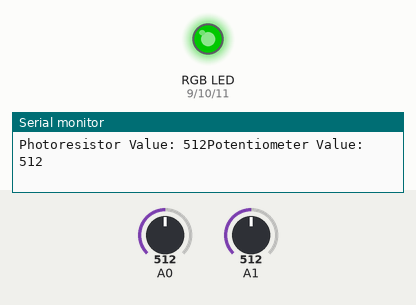
Recording of a sketch running on a simulated Arduino Uno, built with avr-gcc and run on an emulated ATmega328P. Parts: an RGB LED mixed from three pins (HIGH = lit), the last lines printed to the serial monitor. The test bench sets the inputs (shaded band); at power-on: A1 = 512, A0 = 512. Dim RGB values are drawn brighter than linear.

Above: at 1.2 s.
1.3 s: A1 set to 610
At 1.8 s:
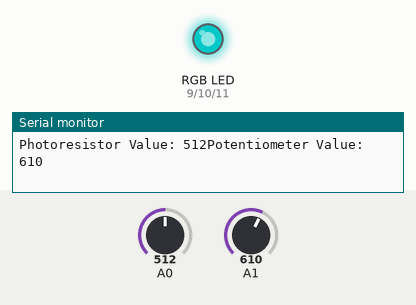
2.8 s: A0 set to 693
4.3 s: A0 set to 718
At 5.1 s:
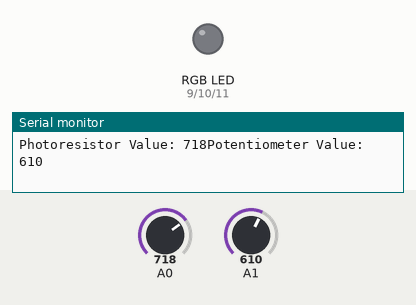
5.8 s: A0 set to 690
At 6.7 s:
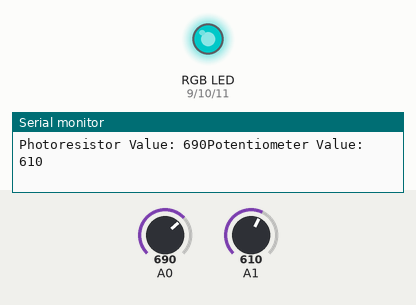
8.8 s: A1 set to 910
At 10.0 s:
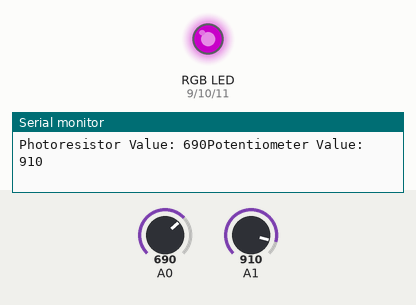
10.3 s: A1 set to 306
At 11.6 s:
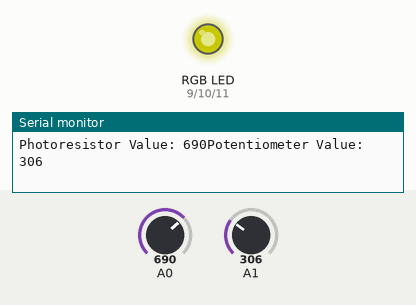
Timing chart, 0 to 12.8 s (numbered marks = the images above; inputs shaded):
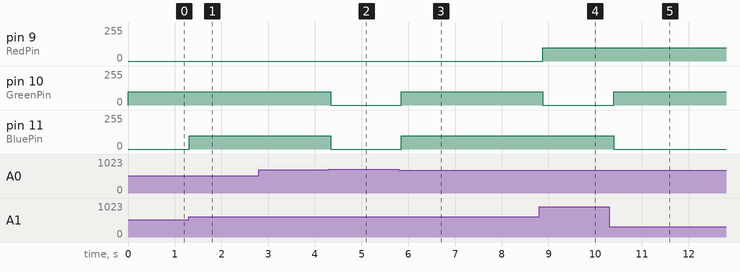

Measured:
- the behaviour switches between 699 and 700 on A0 (found by bisection; images 1 and 2)
- after the input at 1.3 s, pin 11 (BluePin): 0/255 → 100/255 at once
- after the input at 4.3 s, pin 10 (GreenPin), pin 11 (BluePin): 100/255 → 0/255 at once
- after the input at 5.8 s, pin 10 (GreenPin), pin 11 (BluePin): 0/255 → 100/255 after 0.05 s
- after the input at 8.8 s, pin 9 (RedPin): 0/255 → 100/255 after 0.08 s; pin 10 (GreenPin): 100/255 → 0/255 after 0.08 s
- after the input at 10.3 s, pin 10 (GreenPin): 0/255 → 100/255 after 0.09 s; pin 11 (BluePin): 100/255 → 0/255 after 0.09 s

The sketch:

project4.ino
```cpp
//Project4
//Lester Lance J. Bermas
//BSIT-NS-3AB-M
int photoresistor = A0;
int potentiometer = A1;
int threshold = 700;

int RedPin = 9;
int GreenPin = 10;
int BluePin = 11;

void setup(){
  Serial.begin(9600);

  pinMode(RedPin, OUTPUT);
  pinMode(GreenPin, OUTPUT);
  pinMode(BluePin, OUTPUT);
}

void loop(){
  photoresistor = analogRead(A0);
  potentiometer = analogRead(A1);

  Serial.print("Photoresistor Value: ");
  Serial.print(photoresistor);
  Serial.print("Potentiometer Value: ");
  Serial.println(potentiometer);

  if(photoresistor < threshold){
    if(potentiometer > 0 && potentiometer <= 150)
      red();
    if(potentiometer > 150 && potentiometer <= 450)
      yellow();
    if(potentiometer > 450 && potentiometer <= 600)
      green();
    if(potentiometer > 600 && potentiometer <= 750)
      cyan();
    if(potentiometer > 750 && potentiometer <= 90)
      blue();
    if(potentiometer > 900)
      magenta();
  }
  else{
    turnOff();
  }
delay(100);

}

void red(){
  analogWrite(RedPin, 100);
  analogWrite(GreenPin, 0);
  analogWrite(BluePin, 0);
}

void orange(){
  analogWrite(RedPin, 100);
  analogWrite(GreenPin, 50);
  analogWrite(BluePin, 0);
}

void yellow(){
  analogWrite(RedPin, 100);
  analogWrite(GreenPin, 100);
  analogWrite(BluePin, 0);
}

void green(){
  analogWrite(RedPin, 0);
  analogWrite(GreenPin, 100);
  analogWrite(BluePin, 0);
}

void cyan(){
  analogWrite(RedPin, 0);
  analogWrite(GreenPin, 100);
  analogWrite(BluePin, 100);
}

void blue(){
  analogWrite(RedPin, 0);
  analogWrite(GreenPin, 0);
  analogWrite(BluePin, 100);
}

void magenta(){
  analogWrite(RedPin, 100);
  analogWrite(GreenPin, 0);
  analogWrite(BluePin, 100);
}

void turnOff(){
  analogWrite(RedPin, 0);
  analogWrite(GreenPin, 0);
  analogWrite(BluePin, 0);
}
```
